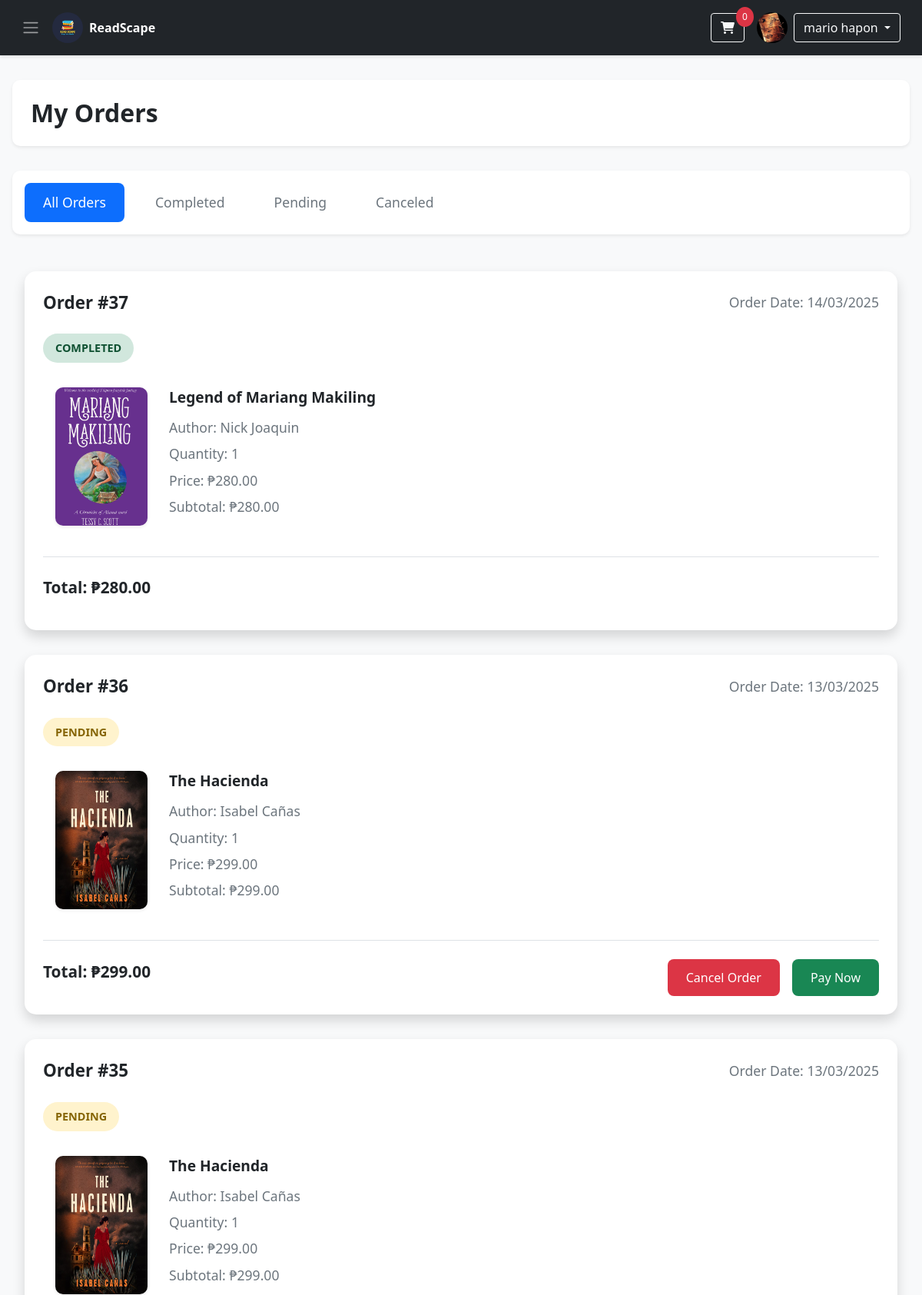
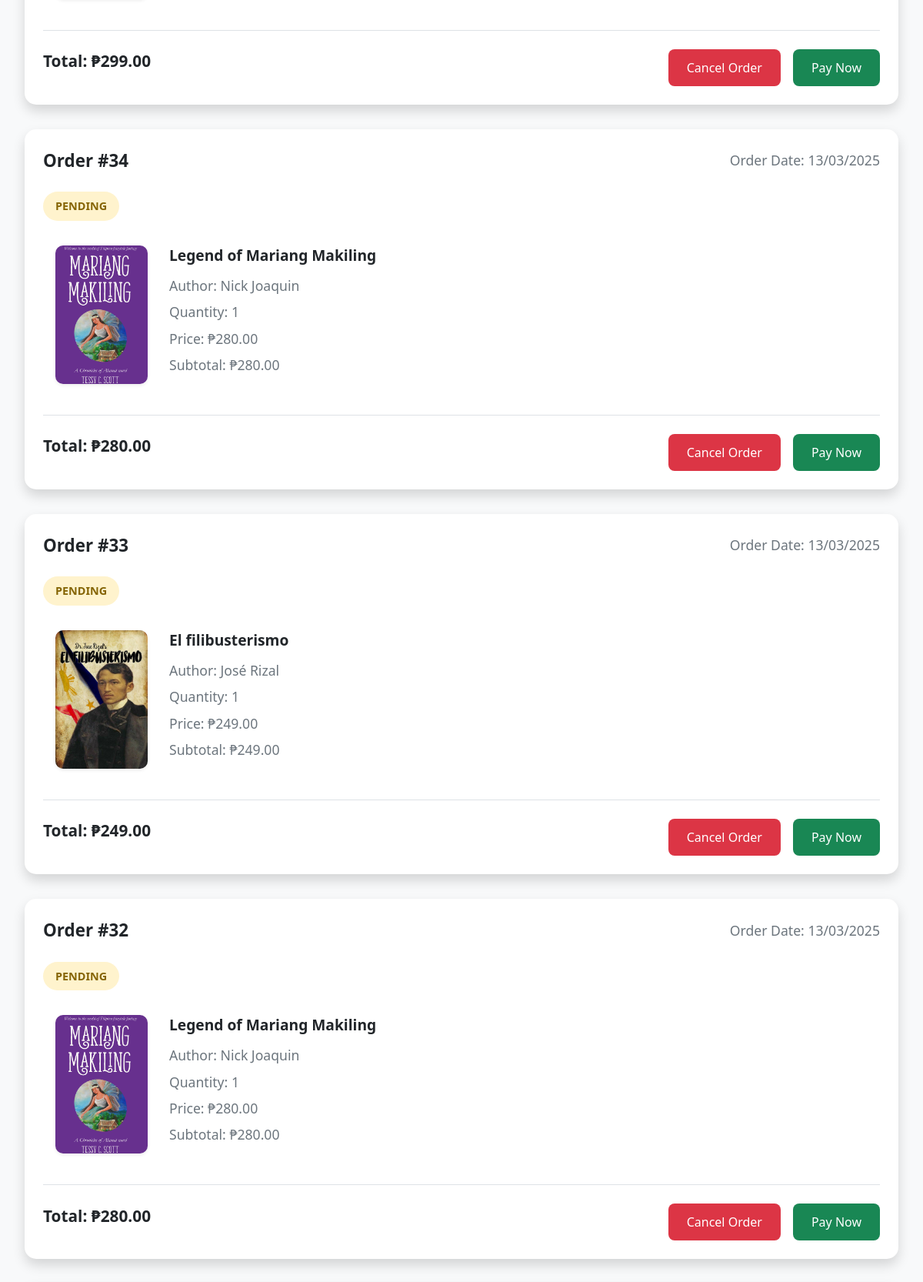
/order.php (signed in, upper part), run on the app's committed database (2 pictures, top to bottom).
### tables this page shows
CREATE TABLE `users` (
  `id` int(11) NOT NULL,
  `fname` varchar(50) NOT NULL,
  `lname` varchar(50) NOT NULL,
  `email` varchar(100) NOT NULL,
  `pass` varchar(255) NOT NULL,
  `phone` varchar(15) NOT NULL,
  `address` text NOT NULL,
  `created_at` timestamp NOT NULL DEFAULT current_timestamp(),
  `profile_image` varchar(255) DEFAULT NULL
);

CREATE TABLE `orders` (
  `id` int(11) NOT NULL,
  `user_id` int(11) NOT NULL,
  `total` decimal(10,2) NOT NULL,
  `shipping_address` text NOT NULL,
  `payment_method` varchar(50) NOT NULL,
  `order_date` timestamp NOT NULL DEFAULT current_timestamp(),
  `status` varchar(50) NOT NULL DEFAULT 'pending',
  `email` varchar(255) DEFAULT NULL,
  `first_name` varchar(100) DEFAULT NULL,
  `last_name` varchar(100) DEFAULT NULL,
  `mobile` varchar(20) DEFAULT NULL,
  `address` text DEFAULT NULL,
  `city` varchar(100) DEFAULT NULL,
  `state` varchar(100) DEFAULT NULL,
  `zipcode` varchar(20) DEFAULT NULL,
  `payment_receipt` varchar(255) DEFAULT NULL
);

### order.php (the view, shortened to what this page needs)
<?php
@include 'db_connect.php';
$user_id = $_SESSION['id'];
$sql = "SELECT fname, lname, profile_image FROM users WHERE id = ?";
$stmt = mysqli_prepare($conn, $sql);
mysqli_stmt_bind_param($stmt, "i", $user_id);
mysqli_stmt_execute($stmt);
$result = mysqli_stmt_get_result($stmt);
$user = mysqli_fetch_assoc($result);
$fname = htmlspecialchars($user['fname']);
$lname = htmlspecialchars($user['lname']);
$profile_image = htmlspecialchars($user['profile_image']) ?: "uploads/default.jpg";
$status_filter = isset($_GET['status']) ? $_GET['status'] : 'all';
$sql = "SELECT orders.id AS order_id, orders.order_date, orders.status,
        GROUP_CONCAT(books.title SEPARATOR '|||') AS titles,
        GROUP_CONCAT(books.book_image SEPARATOR '|||') AS book_images,
        GROUP_CONCAT(books.author SEPARATOR '|||') AS authors,
        GROUP_CONCAT(order_items.quantity SEPARATOR '|||') AS quantities,
        GROUP_CONCAT(order_items.price SEPARATOR '|||') AS prices
        FROM orders
        JOIN order_items ON orders.id = order_items.order_id
        JOIN books ON order_items.book_id = books.isbn
        WHERE orders.user_id = ? AND (orders.status = ? OR ? = 'all')
        GROUP BY orders.id
        ORDER BY orders.order_date DESC";
$stmt = mysqli_prepare($conn, $sql);
mysqli_stmt_bind_param($stmt, "iss", $user_id, $status_filter, $status_filter);
mysqli_stmt_execute($stmt);
$result = mysqli_stmt_get_result($stmt);
$orders = [];
while ($row = mysqli_fetch_assoc($result)) {
    $orders[] = [
        'order_id' => $row['order_id'],
        'order_date' => $row['order_date'],
        'status' => $row['status'],
        'titles' => explode('|||', $row['titles']),
        'book_images' => explode('|||', $row['book_images']),
        'authors' => explode('|||', $row['authors']),
        'quantities' => explode('|||', $row['quantities']),
        'prices' => explode('|||', $row['prices']),
    ];
}
?>
<!DOCTYPE html>
<html lang="en">
<head>
    <link href="https://cdn.jsdelivr.net/npm/bootstrap@5.1.3/dist/css/bootstrap.min.css" rel="stylesheet">
    <link rel="stylesheet" href="https://cdnjs.cloudflare.com/ajax/libs/font-awesome/6.0.0-beta3/css/all.min.css">
</head>
<body>
    <nav class="navbar navbar-dark">
        <div class="container-fluid">
            <div class="d-flex align-items-center">
                <span class="navbar-toggler-icon" onclick="openNav()" style="cursor: pointer; margin-right: 1rem;"></span>
                <img src="./images/Readscape.png" alt="ReadScape" class="rounded-circle" width="40" height="40">
                <span class="ms-2 text-white fw-bold">ReadScape</span>
            </div>
            <div class="d-flex align-items-center">
                <div class="position-relative me-3">
                    <a href="cart.php" class="btn btn-outline-light">
                        <i class="fas fa-shopping-cart"></i>
                        <span class="cart-badge" id="cart-counter">0</span>
                    </a>
                </div>
                <div class="d-flex align-items-center">
                    <img src="<?php echo $profile_image; ?>" alt="Profile" class="rounded-circle me-2" width="40" height="40">
                    <div class="dropdown">
                        <button class="btn btn-outline-light dropdown-toggle" type="button" id="profileDropdown" data-bs-toggle="dropdown">
                            <?php echo $fname . " " . $lname; ?>
                        </button>
                    </div>
                </div>
            </div>
        </div>
    </nav>
    <div class="order-container">
        <div class="page-header">
            <h2>My Orders</h2>
        </div>
        <div class="tab-nav">
            <a href="order.php?status=all" class="<?php echo $status_filter === 'all' ? 'active' : ''; ?>">All Orders</a>
            <a href="order.php?status=completed" class="<?php echo $status_filter === 'completed' ? 'active' : ''; ?>">Completed</a>
            <a href="order.php?status=pending" class="<?php echo $status_filter === 'pending' ? 'active' : ''; ?>">Pending</a>
            <a href="order.php?status=canceled" class="<?php echo $status_filter === 'canceled' ? 'active' : ''; ?>">Canceled</a>
        </div>
        <div class="order-list">
            <?php if (empty($orders)): ?>
                <p>No orders found.</p>
            <?php else: ?>
                <?php foreach ($orders as $order): ?>
                    <div class="order-card">
                        <div class="order-header">
                            <span class="order-id">Order #<?php echo htmlspecialchars($order['order_id']); ?></span>
                            <span class="order-date">Order Date: <?php echo htmlspecialchars(date('d/m/Y', strtotime($order['order_date']))); ?></span>
                        </div>
                        <p class="status <?php echo strtolower($order['status']); ?>"><?php echo ucfirst($order['status']); ?></p>
                        <div class="order-items">
                            <table>
                                <?php
                                $total_price = 0;
                                for ($i = 0; $i < count($order['titles']); $i++):
                                    $image_path = !empty($order['book_images'][$i]) ? 'images/' . htmlspecialchars($order['book_images'][$i]) : 'images/default_book.png';
                                    $subtotal = $order['prices'][$i] * $order['quantities'][$i];
                                    $total_price += $subtotal;
                                ?>
                                    <tr>
                                        <td class="image">
                                            <img src="<?php echo $image_path; ?>" alt="Book Image">
                                        </td>
                                        <td class="details">
                                            <p class="book-title"><?php echo htmlspecialchars($order['titles'][$i]); ?></p>
                                            <p class="book-info">Author: <?php echo htmlspecialchars($order['authors'][$i]); ?></p>
                                            <p class="book-info">Quantity: <?php echo htmlspecialchars($order['quantities'][$i]); ?></p>
                                            <p class="book-info">Price: ₱<?php echo number_format($order['prices'][$i], 2); ?></p>
                                            <p class="book-info">Subtotal: ₱<?php echo number_format($subtotal, 2); ?></p>
                                        </td>
                                    </tr>
                                <?php endfor; ?>
                            </table>
                        </div>
                        <div class="order-footer">
                            <p class="order-total">Total: ₱<?php echo number_format($total_price, 2); ?></p>
                            <?php if (strtolower($order['status']) === 'pending'): ?>
                                <div class="action-buttons">
                                    <form action="cancel_order.php" method="POST" style="display: inline;">
                                        <button type="submit" class="btn-cancel">Cancel Order</button>
                                    </form>
                                    <a href="pay_now.php?order_id=<?php echo $order['order_id']; ?>"
                                        class="btn-pay">
                                        Pay Now
                                    </a>
                                </div>
                            <?php endif; ?>
                        </div>
                    </div>
                <?php endforeach; ?>
            <?php endif; ?>
        </div>
    </div>
</body>
</html>

### order.php (style rules this page uses)
body { font-family: 'Segoe UI', Tahoma, Geneva, Verdana, sans-serif; background-color: #f8f9fa; }
.navbar { background-color: #212529; padding: 1rem; box-shadow: 0 2px 4px rgba(0, 0, 0, .1); }
.cart-badge { position: absolute; top: -8px; right: -12px; background-color: #dc3545; color: white; border-radius: 50%; padding: 0.25rem 0.5rem; font-size: 0.75rem; }
.order-container { max-width: 1200px; margin: 2rem auto; padding: 0 1rem; }
.page-header { margin-bottom: 2rem; padding: 1.5rem; background: white; border-radius: 10px; box-shadow: 0 0.125rem 0.25rem rgba(0, 0, 0, .075); }
.page-header h2 { font-size: 2rem; font-weight: 600; color: #212529; margin: 0; }
.tab-nav { display: flex; gap: 1rem; margin-bottom: 2rem; padding: 1rem; background: white; border-radius: 10px; box-shadow: 0 0.125rem 0.25rem rgba(0, 0, 0, .075); }
.tab-nav a { padding: 0.75rem 1.5rem; text-decoration: none; color: #6c757d; border-radius: 8px; transition: all 0.3s ease; font-weight: 500; font-size: 1.1rem; }
.tab-nav a.active { background: #0d6efd; color: white; }
.order-list { display: grid; grid-template-columns: repeat(2, 1fr); gap: 2rem; padding: 1rem; max-width: 1600px; margin: 0 auto; }
.order-card { background: white; border-radius: 15px; box-shadow: 0 0.5rem 1rem rgba(0, 0, 0, .15); padding: 1.5rem; margin-bottom: 0; transition: transform 0.3s ease; height: 100%; display: flex; flex-direction: column; }
.order-header { display: flex; justify-content: space-between; align-items: center; margin-bottom: 1.5rem; }
.order-id { font-size: 1.4rem; font-weight: 600; color: #212529; }
.order-date { color: #6c757d; font-size: 1.1rem; }
.status { display: inline-block; padding: 0.5rem 1rem; border-radius: 25px; font-size: 0.9rem; font-weight: 600; text-transform: uppercase; width: fit-content; }
.status.completed { background-color: #d1e7dd; color: #0f5132; }
.status.pending { background-color: #fff3cd; color: #856404; }
.order-items table { width: 100%; border-collapse: separate; border-spacing: 0; table-layout: fixed; }
.order-items td { padding: 1rem; vertical-align: top; }
.order-items td.image { width: 140px; padding-right: 0; }
.order-items td.details { width: calc(100% - 140px); padding-left: 1.5rem; }
.order-items td.image img { width: 120px; height: 180px; object-fit: cover; border-radius: 10px; box-shadow: 0 0.125rem 0.25rem rgba(0, 0, 0, .075); }
.book-title { font-size: 1.2rem; font-weight: 600; color: #212529; margin-bottom: 0.75rem; line-height: 1.4; }
.book-info { font-size: 1.1rem; color: #6c757d; margin-bottom: 0.5rem; line-height: 1.5; }
.order-footer { display: flex; justify-content: space-between; align-items: center; margin-top: 1.5rem; padding-top: 1.5rem; border-top: 1px solid #dee2e6; }
.order-total { font-size: 1.3rem; font-weight: 600; color: #212529; }
.action-buttons { display: flex; gap: 1rem; }
.btn-cancel { background-color: #dc3545; color: white; border: none; padding: 0.75rem 1.5rem; border-radius: 8px; font-weight: 500; transition: all 0.3s ease; cursor: pointer; }
.btn-pay { background-color: #198754; color: white; border: none; padding: 0.75rem 1.5rem; border-radius: 8px; font-weight: 500; transition: all 0.3s ease; text-decoration: none; }
@media (max-width: 1200px) { .order-list { grid-template-columns: 1fr; } }

### data on the page
users: profile_image (picture), fname "mario", lname "hapon"
orders: id "37", order_date "14/03/2025", status "COMPLETED", titles "Legend of Mariang Makiling", authors "Nick Joaquin", quantities "1", prices "280.00", subtotal "280.00", total_price "280.00"
orders: id "36", order_date "13/03/2025", status "PENDING", titles "The Hacienda", authors "Isabel Cañas", quantities "1", prices "299.00", subtotal "299.00", total_price "299.00"
orders: id "35", order_date "13/03/2025", status "PENDING", titles "The Hacienda", authors "Isabel Cañas", quantities "1", prices "299.00", subtotal "299.00", total_price "299.00"
orders: id "34", order_date "13/03/2025", status "PENDING", titles "Legend of Mariang Makiling", authors "Nick Joaquin", quantities "1", prices "280.00", subtotal "280.00", total_price "280.00"
orders: id "33", order_date "13/03/2025", status "PENDING", titles "El filibusterismo", authors "José Rizal", quantities "1", prices "249.00", subtotal "249.00", total_price "249.00"
orders: id "32", order_date "13/03/2025", status "PENDING", titles "Legend of Mariang Makiling", authors "Nick Joaquin", quantities "1", prices "280.00", subtotal "280.00", total_price "280.00"
